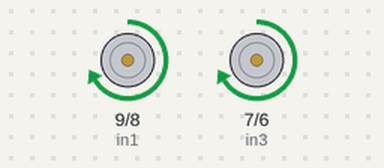
Bench run of a sketch on a simulated Arduino Uno, built with avr-gcc and run on an emulated ATmega328P. Parts: motor-driver pin pairs drawn as motors (green arrow = first pin HIGH = forward, orange = second pin HIGH = backward, longer = more drive, scaled by the enable pin).

Above: at 1.0 s.
At 4.5 s:
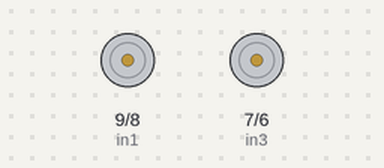
At 19.2 s:
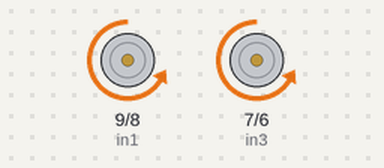
Timing chart, 0 to 21.1 s (numbered marks = the images above):
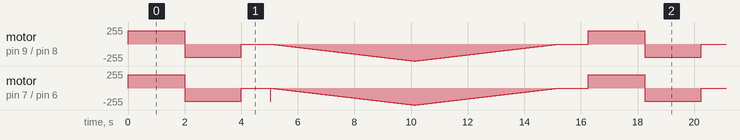

The sketch:

sketch_Armature_speed.ino
```cpp
int enA = 10;
int in1 = 9;
int in2 = 8;

int enB = 5;
int in3 = 7;
int in4 = 6;
void setup() {
  // put your setup code here, to run once:
  pinMode(enA, OUTPUT);
  pinMode(enB, OUTPUT);
  pinMode(in1, OUTPUT);
  pinMode(in2, OUTPUT);
  pinMode(in3, OUTPUT);
  pinMode(in4, OUTPUT);
}

void demoOne() {
  digitalWrite(in1, HIGH);
  digitalWrite(in2, LOW);

  analogWrite(enA, 200);

  digitalWrite(in3, HIGH);
  digitalWrite(in4, LOW);

  analogWrite(enB, 200);
  delay(2000);

  digitalWrite(in1, LOW);
  digitalWrite(in2, HIGH);
  digitalWrite(in3, LOW);
  digitalWrite(in4,HIGH);
  delay(2000);

  digitalWrite(in1,LOW);
  digitalWrite(in2,LOW);
  digitalWrite(in3,LOW);
  digitalWrite(in4,LOW);
}

void demoTwo() {
  digitalWrite(in1, LOW);
  digitalWrite(in2, HIGH);
  digitalWrite(in3, LOW);
  digitalWrite(in4,HIGH);

  for(int i=0;i<256;i++){
    analogWrite(enA, i);
    analogWrite(enB, i);
    delay(20);
  }
  for(int i=255; i>=0; i--){
    analogWrite(enA, i);
    analogWrite(enB, i);
    delay(20);
  }
  digitalWrite(in1,LOW);
  digitalWrite(in2,LOW);
  digitalWrite(in3,LOW);
  digitalWrite(in4,LOW);
}
void loop() {
  // put your main code here, to run repeatedly:
  demoOne();
  delay(1000);
  demoTwo();
  delay(1000);
}
```
